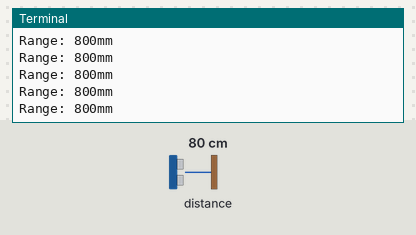
The program below on a simulated Raspberry Pi (BCM pin numbers). On the bench: the last lines printed to the terminal. The test bench sets the inputs (shaded band); at power-on: distance to the obstacle 80 cm.

Above: at 1.2 s.
1.3 s: distance to the obstacle set to 2 cm
At 1.56 s:
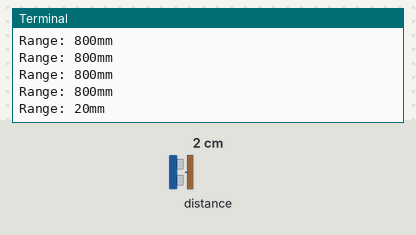
2.8 s: distance to the obstacle set to 4 cm
At 2.96 s:
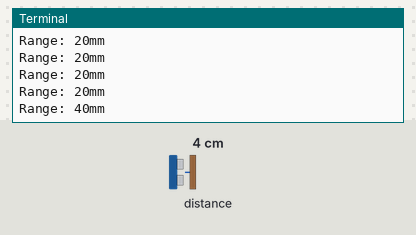
Timing chart, 0 to 5.8 s (numbered marks = the images above; inputs shaded):
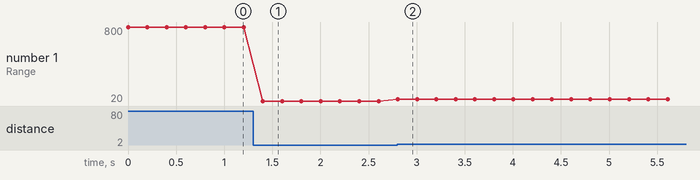

Measured:
- after the input at 1.3 s, the terminal: prints a new line after 0.10 s (image 1)
- after the input at 2.8 s, the terminal: prints a new line at once (image 2)
- plotted number 1: 800 → 20 after the input at 1.3 s, 20 → 40 after the input at 2.8 s

The program:

vl53l0xlaserdistance.py
```python
import board
import busio
import adafruit_vl53l0x
import time

i2c = busio.I2C(board.SCL, board.SDA)
sensor = adafruit_vl53l0x.VL53L0X(i2c)
#sensor.measurement_timing_budget = 200000

while True:
    print('Range: {}mm'.format(sensor.range))
    time.sleep(0.2)
```
